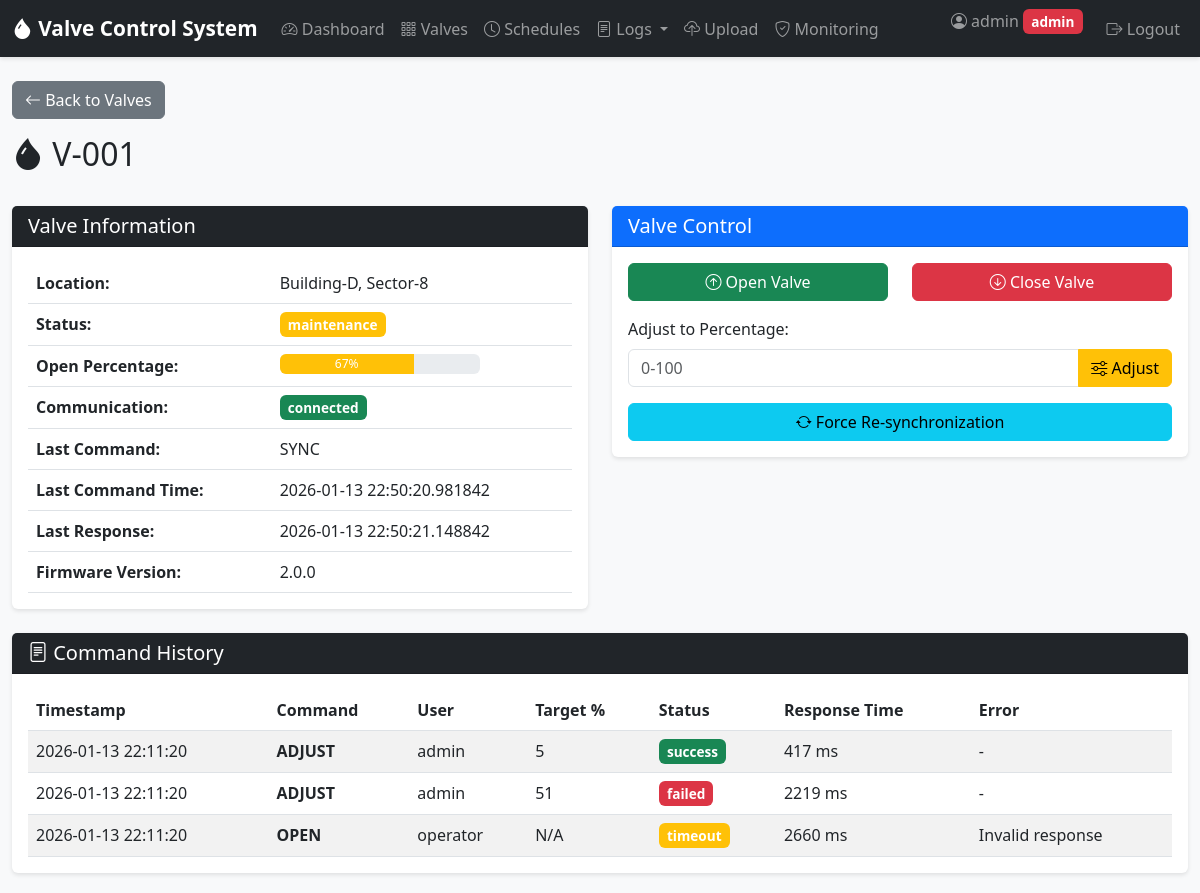
/valve/1 (signed in), run on the app's committed database.
### tables this page shows
CREATE TABLE valves (
            id INTEGER PRIMARY KEY AUTOINCREMENT,
            valve_name TEXT UNIQUE NOT NULL,
            location TEXT NOT NULL,
            open_percentage INTEGER DEFAULT 0 CHECK(open_percentage BETWEEN 0 AND 100),
            status TEXT DEFAULT 'operational' CHECK(status IN ('operational', 'maintenance', 'error', 'offline')),
            communication_status TEXT DEFAULT 'connected' CHECK(communication_status IN ('connected', 'disconnected', 'timeout')),
            last_command TEXT,
            last_command_timestamp TIMESTAMP,
            last_response_timestamp TIMESTAMP,
            firmware_version TEXT DEFAULT '1.0.0',
            config_file TEXT,
            created_at TIMESTAMP DEFAULT CURRENT_TIMESTAMP,
            updated_at TIMESTAMP DEFAULT CURRENT_TIMESTAMP
        );

CREATE TABLE command_logs (
            id INTEGER PRIMARY KEY AUTOINCREMENT,
            valve_id INTEGER NOT NULL,
            command TEXT NOT NULL,
            user_id INTEGER NOT NULL,
            target_percentage INTEGER,
            status TEXT CHECK(status IN ('success', 'failed', 'timeout')),
            response_time_ms INTEGER,
            error_message TEXT,
            timestamp TIMESTAMP DEFAULT CURRENT_TIMESTAMP,
            FOREIGN KEY (valve_id) REFERENCES valves(id),
            FOREIGN KEY (user_id) REFERENCES users(id)
        );

CREATE TABLE users (
            id INTEGER PRIMARY KEY AUTOINCREMENT,
            username TEXT UNIQUE NOT NULL,
            password_hash TEXT NOT NULL,
            role TEXT NOT NULL CHECK(role IN ('admin', 'operator')),
            email TEXT,
            created_at TIMESTAMP DEFAULT CURRENT_TIMESTAMP,
            last_login TIMESTAMP
        );

### app/routes/valves.py (the view)
@valves_bp.route('/valve/<int:valve_id>')
@login_required
def valve_detail(valve_id):
    valve = Valve.get_by_id(valve_id)
    if not valve:
        flash('Valve not found', 'danger')
        return redirect(url_for('valves.list_valves'))
    logs = CommandLog.get_by_valve(valve_id, limit=20)
    return render_template('valve_detail.html', valve=valve, logs=logs)

### app/models.py (called while the page is built)
def get_db_connection():
    conn = sqlite3.connect(DATABASE_PATH)
    conn.row_factory = sqlite3.Row
    return conn

    @staticmethod
    def get_by_id(valve_id):
        conn = get_db_connection()
        valve = conn.execute('SELECT * FROM valves WHERE id = ?', (valve_id,)).fetchone()
        conn.close()
        return dict(valve) if valve else None

    @staticmethod
    def get_by_valve(valve_id, limit=50):
        conn = get_db_connection()
        logs = conn.execute(
            '''SELECT cl.*, u.username, v.valve_name
               FROM command_logs cl
               JOIN users u ON cl.user_id = u.id
               JOIN valves v ON cl.valve_id = v.id
               WHERE cl.valve_id = ?
               ORDER BY cl.timestamp DESC LIMIT ?''',
            (valve_id, limit)
        ).fetchall()
        conn.close()
        return [dict(log) for log in logs]

### app/utils/auth_helpers.py (called while the page is built)
def login_required(f):
    @wraps(f)
    def decorated_function(*args, **kwargs):
        if 'user_id' not in session:
            flash('Please log in to access this page', 'warning')
            return redirect(url_for('auth.login'))
        return f(*args, **kwargs)
    return decorated_function

### app/templates/valve_detail.html (shortened to what this page needs)
{% extends "base.html" %}
{% block content %}
<div class="row mb-4">
    <div class="col-12">
        <a href="{{ url_for('valves.list_valves') }}" class="btn btn-secondary mb-3">
            <i class="bi bi-arrow-left"></i> Back to Valves
        </a>
        <h2><i class="bi bi-droplet-fill"></i> {{ valve.valve_name }}</h2>
    </div>
</div>
<div class="row">
    <div class="col-md-6">
        <div class="card mb-4">
            <div class="card-header bg-dark text-white">
                <h5 class="mb-0">Valve Information</h5>
            </div>
            <div class="card-body">
                <table class="table">
                    <tr>
                        <th>Location:</th>
                        <td>{{ valve.location }}</td>
                    </tr>
                    <tr>
                        <th>Status:</th>
                        <td>
                            <span class="badge bg-{% if valve.status == 'operational' %}success{% elif valve.status == 'maintenance' %}warning{% else %}danger{% endif %}">
                                {{ valve.status }}
                            </span>
                        </td>
                    </tr>
                    <tr>
                        <th>Open Percentage:</th>
                        <td>
                            <div class="progress" style="width: 200px;">
                                <div class="progress-bar {% if valve.open_percentage > 75 %}bg-danger{% elif valve.open_percentage > 25 %}bg-warning{% else %}bg-success{% endif %}"
                                     role="progressbar" style="width: {{ valve.open_percentage }}%">
                                    {{ valve.open_percentage }}%
                                </div>
                            </div>
                        </td>
                    </tr>
                    <tr>
                        <th>Communication:</th>
                        <td>
                            <span class="badge bg-{% if valve.communication_status == 'connected' %}success{% elif valve.communication_status == 'timeout' %}warning{% else %}danger{% endif %}">
                                {{ valve.communication_status }}
                            </span>
                        </td>
                    </tr>
                    <tr>
                        <th>Last Command:</th>
                        <td>{{ valve.last_command or 'None' }}</td>
                    </tr>
                    <tr>
                        <th>Last Command Time:</th>
                        <td>{{ valve.last_command_timestamp or 'N/A' }}</td>
                    </tr>
                    <tr>
                        <th>Last Response:</th>
                        <td>{{ valve.last_response_timestamp or 'N/A' }}</td>
                    </tr>
                    <tr>
                        <th>Firmware Version:</th>
                        <td>{{ valve.firmware_version }}</td>
                    </tr>
                </table>
            </div>
        </div>
    </div>
    <div class="col-md-6">
        <div class="card mb-4">
            <div class="card-header bg-primary text-white">
                <h5 class="mb-0">Valve Control</h5>
            </div>
            <div class="card-body">
                {% if session.role in ['admin', 'operator'] %}
                <form method="POST" action="{{ url_for('valves.control_valve', valve_id=valve.id) }}">
                    <div class="row mb-3">
                        <div class="col-6">
                            <button type="submit" name="action" value="open" class="btn btn-success w-100">
                                <i class="bi bi-arrow-up-circle"></i> Open Valve
                            </button>
                        </div>
                        <div class="col-6">
                            <button type="submit" name="action" value="close" class="btn btn-danger w-100">
                                <i class="bi bi-arrow-down-circle"></i> Close Valve
                            </button>
                        </div>
                    </div>
                    <div class="mb-3">
                        <label for="target_percentage" class="form-label">Adjust to Percentage:</label>
                        <div class="input-group">
                            <input type="number" class="form-control" name="target_percentage"
                                   min="0" max="100" placeholder="0-100">
                            <button type="submit" name="action" value="adjust" class="btn btn-warning">
                                <i class="bi bi-sliders"></i> Adjust
                            </button>
                        </div>
                    </div>
                    <button type="submit" name="action" value="sync" class="btn btn-info w-100">
                        <i class="bi bi-arrow-repeat"></i> Force Re-synchronization
                    </button>
                </form>
                {% else %}
                <p class="text-muted">You don't have permission to control valves.</p>
                {% endif %}
            </div>
        </div>
    </div>
</div>
<div class="row">
    <div class="col-12">
        <div class="card">
            <div class="card-header bg-dark text-white">
                <h5 class="mb-0"><i class="bi bi-file-text"></i> Command History</h5>
            </div>
            <div class="card-body">
                <div class="table-responsive">
                    <table class="table table-striped">
                        <thead>
                            <tr>
                                <th>Timestamp</th>
                                <th>Command</th>
                                <th>User</th>
                                <th>Target %</th>
                                <th>Status</th>
                                <th>Response Time</th>
                                <th>Error</th>
                            </tr>
                        </thead>
                        <tbody>
                            {% for log in logs %}
                            <tr>
                                <td>{{ log.timestamp }}</td>
                                <td><strong>{{ log.command }}</strong></td>
                                <td>{{ log.username }}</td>
                                <td>{{ log.target_percentage or 'N/A' }}</td>
                                <td>
                                    <span class="badge bg-{% if log.status == 'success' %}success{% elif log.status == 'failed' %}danger{% else %}warning{% endif %}">
                                        {{ log.status }}
                                    </span>
                                </td>
                                <td>{{ log.response_time_ms or 'N/A' }} ms</td>
                                <td>{{ log.error_message or '-' }}</td>
                            </tr>
                            {% endfor %}
                        </tbody>
                    </table>
                </div>
            </div>
        </div>
    </div>
</div>
{% endblock %}

### app/static/css/style.css (style rules this page uses)
body { font-family: 'Segoe UI', Tahoma, Geneva, Verdana, sans-serif; background-color: #f8f9fa; }
.card { margin-bottom: 20px; box-shadow: 0 2px 4px rgba(0,0,0,.1); border: none; }
.card-header { font-weight: 600; }
.table { margin-bottom: 0; }
.badge { font-size: 0.85em; padding: 0.4em 0.6em; }
.progress { height: 20px; }
.btn { transition: all 0.3s ease; }

### data on the page
valves: valve_name "V-001", location "Building-D, Sector-8", status "maintenance", open_percentage "67", communication_status "connected", last_command "SYNC", last_command_timestamp "2026-01-13 22:50:20.981842", last_response_timestamp "2026-01-13 22:50:21.148842", firmware_version "2.0.0"
command_logs: timestamp "2026-01-13 22:11:20", command "ADJUST", username "admin", target_percentage "5", status "success", response_time_ms "417", error_message "-"
command_logs: timestamp "2026-01-13 22:11:20", command "ADJUST", username "admin", target_percentage "51", status "failed", response_time_ms "2219", error_message "-"
command_logs: timestamp "2026-01-13 22:11:20", command "OPEN", username "operator", target_percentage "N/A", status "timeout", response_time_ms "2660", error_message "Invalid response"

### other printed values
{{ session.username }} "admin"
{{ session.role }} "admin"
